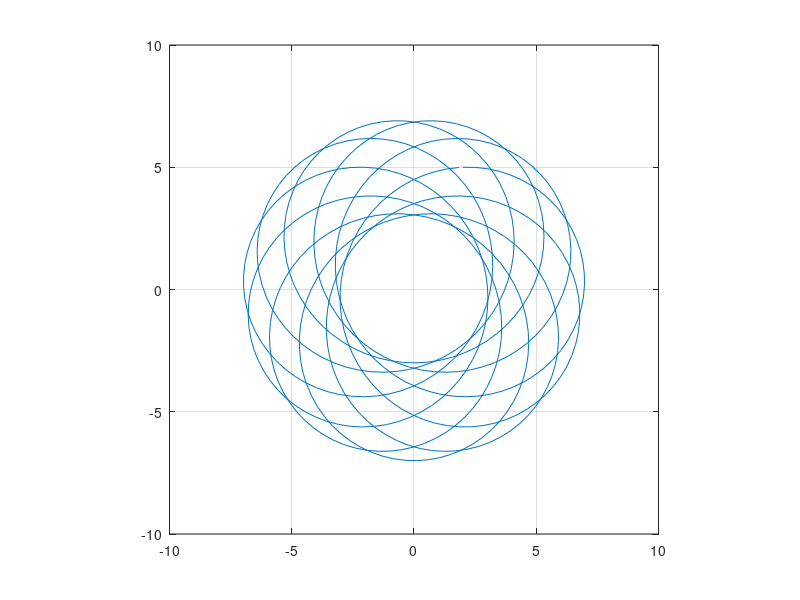
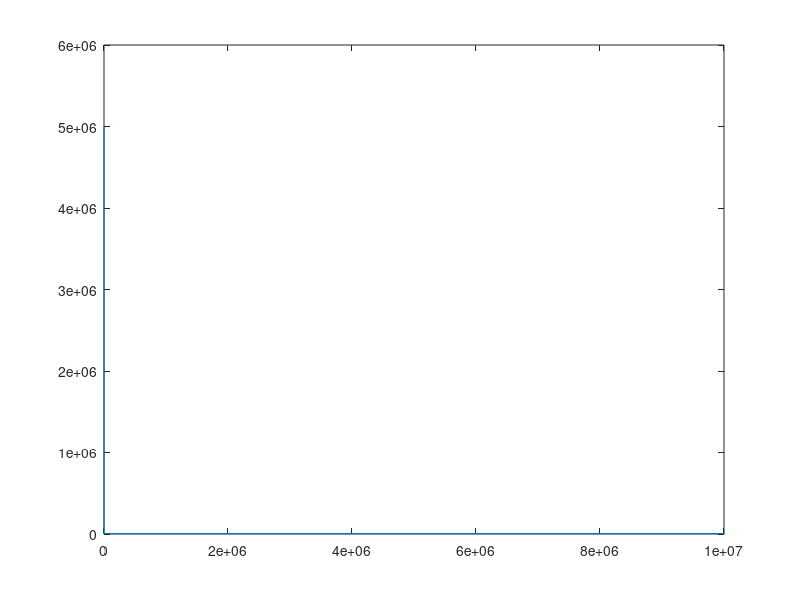
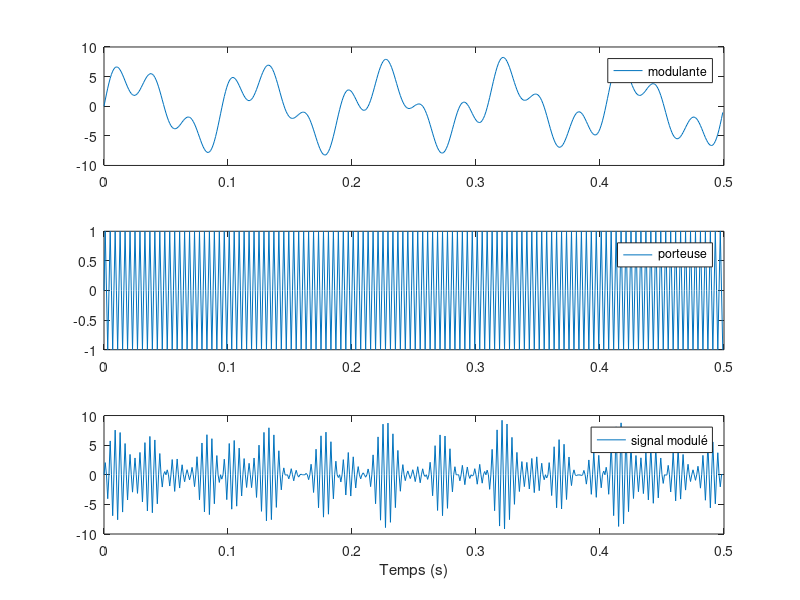
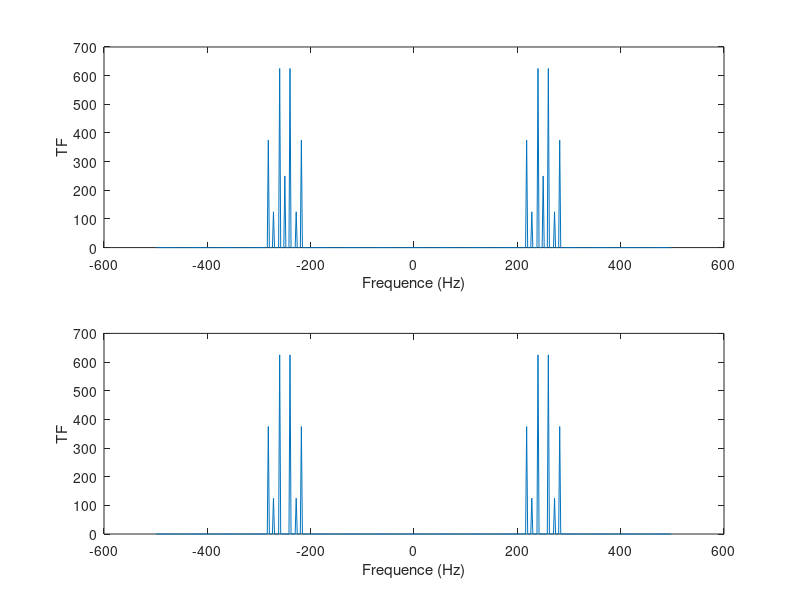

Recreate these plots in MATLAB, in order.
clear all;
close all;

%% Matrice
N = 1000;
M=ones(N,N);
x=pi*((1:N)-0.5)/N;
for j=2:N
M(:,j)=cos((j-1)*x); % remplissage de la colonne n°j d'un coup!
end
% Courbe paramétrique
theta = (0 : 0.01 : 2*pi);
x = 2 * cos(theta) + 5*sin(10*theta);
y = 2 * sin(theta) + 5*cos(10*theta);
figure(1);
plot(x,y);
set(gca,'DataAspectRatio',[1,1,1]);
grid on;

%% Temps de calcul
N = 10e6;
v = rand(N,1);
tic;
stf=fft(v);
toc
figure(2);
plot(abs(stf))

%% Signaux
Fe = 1e3;   % echantillonnage
Tt = 5e-1;     % temps d'observation
f1 = 10; f2 = 32; f3 = 22;  % fréquence des signaux utiles
A1 = 5; A2 = 3; A3 = 1;     % amplitude des signaux utiles
fp = 250;   % fréquence de la porteuse
Ap = 1;     % amplitude de la porteuse
% création du signal
Nt = Tt*Fe;
deltaT = 1/Fe;
deltaF = Fe/Nt;
t = (0:deltaT:Tt-deltaT);
modulante = A1*sin(2*pi*f1*t) + A2*sin(2*pi*f2*t) + A3*sin(2*pi*f3*t);
porteuse = Ap*sin(2*pi*fp*t);
ve = (modulante + 1).*porteuse;
% affichage du signal
figure(3);
subplot(3,1,1);
plot(t, modulante);
legend('modulante');
subplot(3,1,2);
plot(t, porteuse);
legend('porteuse');
subplot(3,1,3)
plot(t, ve);
legend('signal modulé');
xlabel('Temps (s)')
% calcul FFT
vetf = fftshift(fft(ve));
f=Fe/Nt*(-Nt/2:Nt/2-1);
f = f';
figure(4);
subplot(2,1,1);
plot(f,abs(vetf));
xlabel('Frequence (Hz)')
ylabel('TF')

% suppression porteuse
vetf_s = vetf;
vetf_s(Nt/2-fp/deltaF+1) = 0;
vetf_s(Nt/2+fp/deltaF+1) = 0;
subplot(2,1,2);
plot(f,abs(vetf_s));
xlabel('Frequence (Hz)')
ylabel('TF')

vetf_s = fftshift(vetf_s);
ve_s = ifft(vetf_s);

figure(5);
plot(t,ve_s);
